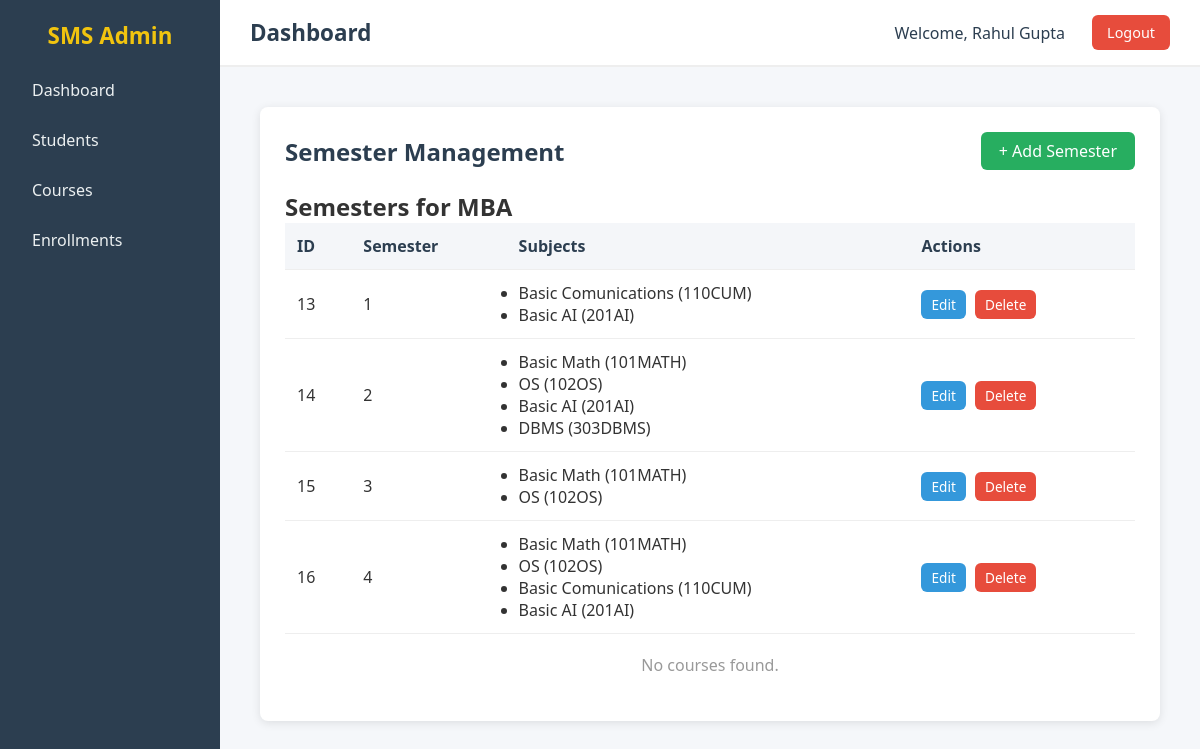
Before: /courses/3/semesters (signed in) with the older database file.
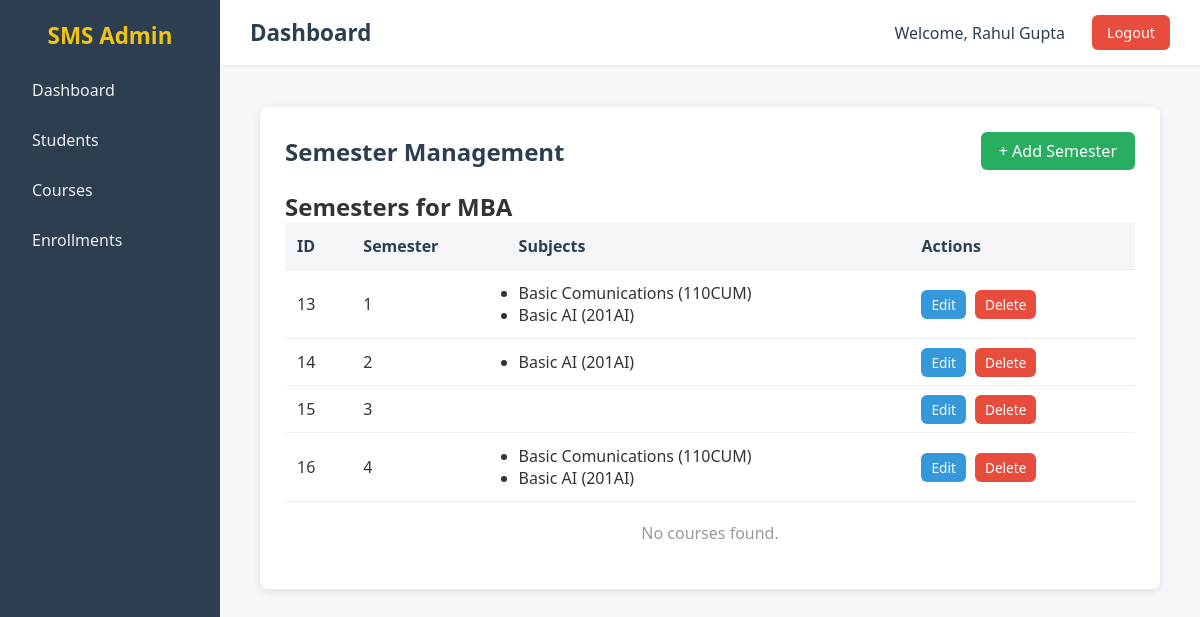
After: the same page with the newer database file.
### app/models/sms_models.py (models this page shows)
class Semester(db.Model):
    __tablename__ = "semesters"
    id = db.Column(db.Integer, primary_key=True)
    number = db.Column(db.Integer, nullable=False)  # e.g., 1, 2, 3...
    course_id = db.Column(db.Integer, db.ForeignKey("courses.id"), nullable=False)
    subjects = db.relationship("Subject", secondary="semester_subjects", backref="semesters")

class Subject(db.Model):
    __tablename__ = "subjects"
    code = db.Column(db.String(50), primary_key=True)
    name = db.Column(db.String(100), nullable=False)

### app/routes/courses.py (the view)
@course_bp.route("/courses/<int:course_id>/semesters")
def semester_manage(course_id):
    got_course = Course.query.get_or_404(course_id)
    return render_template("courses/semester_manage.html",course = got_course)

### app/routes/base.py (called while the page is built)
@base_bp.app_context_processor
def inject_user():
    user_id = session.get('user_id')
    if user_id:
        return {"login_user": User.query.get(user_id)}
    return {"login_user": None}

### run.py (called while the page is built)
@app.before_request
def require_login():
    if request.endpoint in ["auth.login", "auth.signup", "static"]:
        return
    if "user_id" not in session:
        return redirect(url_for("auth.login"))

### app/templates/courses/semester_manage.html (shortened to what this page needs)
{% extends "base.html" %}
{% block css %}
<link rel="stylesheet" href="{{ url_for('static', filename='css/courses.css') }}">
{% endblock %}
{% block content %}
<div class="courses-container">
    <div class="top-bar">
        <h2>Semester Management</h2>
        <a href="/courses/{{ course.id }}/semesters/add/form" class="btn-add">+ Add Semester</a>
    </div>
    <h2>Semesters for {{ course.name }}</h2>
    <table class="courses-table">
        <thead>
            <tr>
                <th>ID</th>
                <th>Semester</th>
                <th>Subjects</th>
                <th>Actions</th>
            </tr>
        </thead>
        <tbody>
            {% for semester in course.semesters | sort(attribute="number")%}
            <tr>
                <td>{{ semester.id }}</td>
                <td>{{ semester.number }}</td>
                <td>
                    <ul>
                        {% for ss in semester.subjects %}
                        <li>{{ ss.name }} ({{ ss.code }})</li>
                        {% endfor %}
                    </ul>
                </td>
                <td>
                    <a href="/courses/edit/semester/{{ semester.id }}" class="btn-edit">Edit</a>
                    <a href="/courses/delete/semester/{{ semester.id }}" class="btn-delete">Delete</a>
                </td>
            </tr>
            {% endfor %}
        </tbody>
    </table>
    {% if not courses %}
    <p class="no-data">No courses found.</p>
    {% endif %}
</div>
{% endblock %}

Changed rows visible on the page:
removed Subject: name "Basic Math", code "101MATH"
removed Subject: name "OS", code "102OS"
removed Subject: name "DBMS", code "303DBMS", shown under Semester id 14
